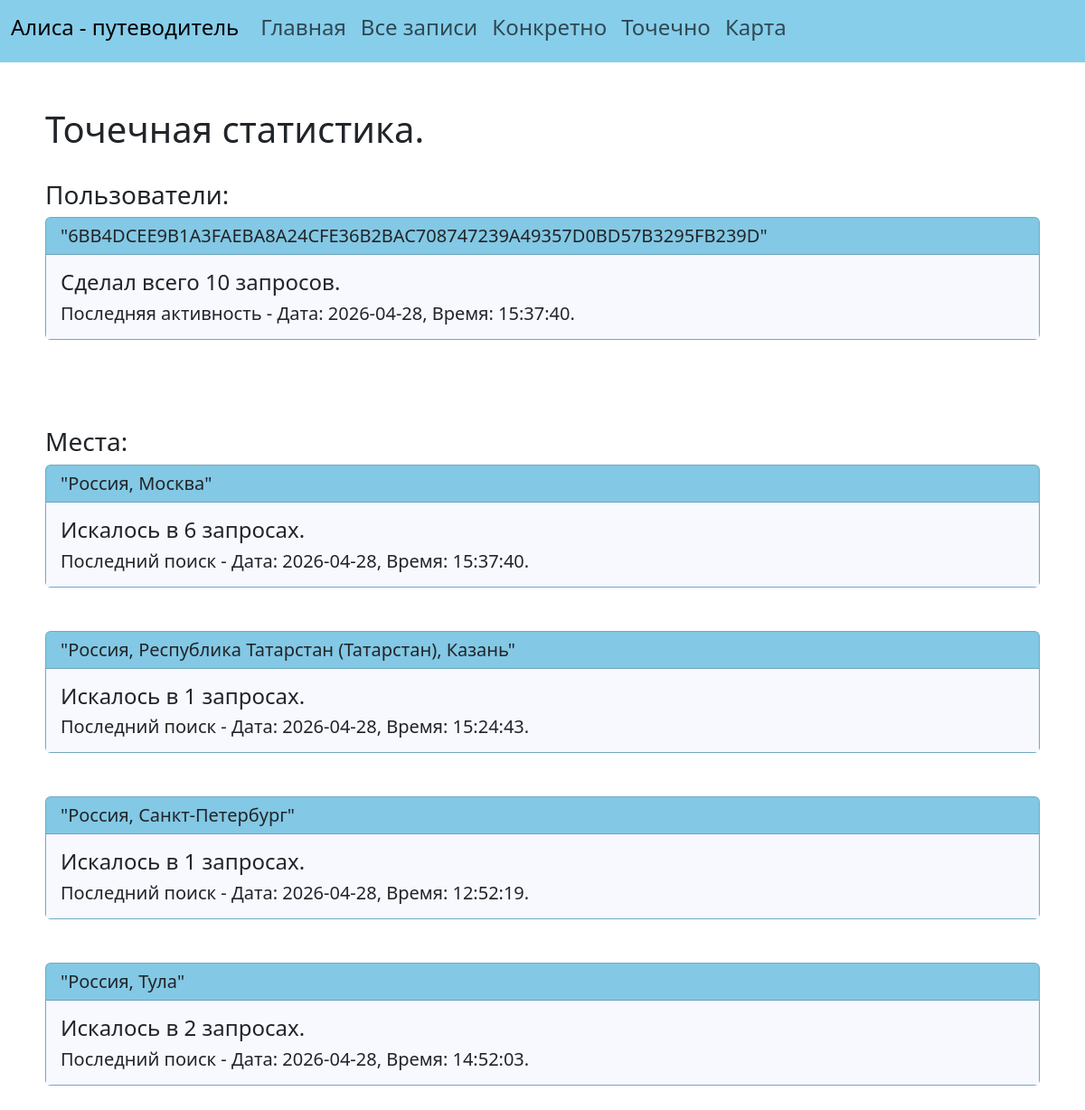
Page /statistics_of_users_and_places on the earlier database version.
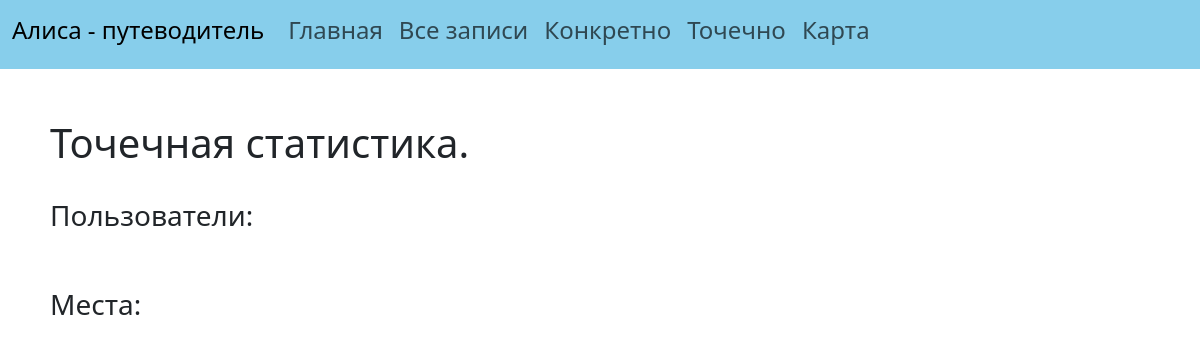
Same page on the later database version.
### data/statistics.py (models this page shows)
class Statistics(SqlAlchemyBase):
    __tablename__ = 'statistics'
    id = sqlalchemy.Column(sqlalchemy.Integer, primary_key=True, autoincrement=True)
    user_id = sqlalchemy.Column(sqlalchemy.String, nullable=True)
    url = sqlalchemy.Column(sqlalchemy.String, nullable=False)
    picture_id = sqlalchemy.Column(sqlalchemy.String, nullable=False)
    full_name_place = sqlalchemy.Column(sqlalchemy.String, nullable=False)
    created_date = sqlalchemy.Column(sqlalchemy.DateTime, default=datetime.datetime.now)

### main.py (the view)
@app.route('/statistics_of_users_and_places')
def statistics_of_users_and_places():
    db_sess = db_session.create_session()
    lines = db_sess.query(Statistics).all()
    list_of_users = sorted(list(set(list(map(lambda x: x.user_id, lines)))))
    transform_users = []
    for user in list_of_users:
        number_of_requests = len(list(filter(lambda x: x.user_id == user, lines)))
        last_time = max(list(map(lambda x: x.created_date, list(filter(lambda x: x.user_id == user,
                                                                       lines))))).strftime(
            "Дата: %Y-%m-%d, Время: %H:%M:%S")
        transform_users.append([user, number_of_requests, last_time])
    list_of_places = sorted(list(set(list(map(lambda x: x.full_name_place, lines)))))
    transform_places = []
    for place in list_of_places:
        number_of_requests = len(list(filter(lambda x: x.full_name_place == place, lines)))
        last_time = max(list(map(lambda x: x.created_date, list(filter(lambda x: x.full_name_place == place,
                                                                       lines))))).strftime(
            "Дата: %Y-%m-%d, Время: %H:%M:%S")
        transform_places.append([place, number_of_requests, last_time])
    return render_template('statistics_of_users_and_places.html',
                           list_of_users=transform_users, list_of_places=transform_places)

### data/db_session.py (called while the page is built)
def create_session() -> Session:
    global __factory
    return __factory()

### templates/statistics_of_users_and_places.html
{% extends "base.html"%}
{% set title = 'Точечная статистика' %}
{% block content %}
    <h1>Точечная статистика.</h1>
    <br>
    <h3>Пользователи:</h3>
    {% for user in list_of_users %}
        <div class="card" style="background-color: skyblue">
            <h5 class="card-header">"{{user[0]}}"</h5>
            <div class="card-body" style="background-color: ghostwhite">
                <h4 class="card-title">Сделал всего {{user[1]}} запросов.</h4>
                <h5 class="card-text">Последняя активность - {{user[2]}}.</h5>
            </div>
        </div>
        <br>
        <br>
    {% endfor %}
    <br>
    <br>
    <h3>Места:</h3>
    {% for place in list_of_places %}
        <div class="card" style="background-color: skyblue">
            <h5 class="card-header">"{{place[0]}}"</h5>
            <div class="card-body" style="background-color: ghostwhite">
                <h4 class="card-title">Искалось в {{place[1]}} запросах.</h4>
                <h5 class="card-text">Последний поиск - {{place[2]}}.</h5>
            </div>
        </div>
        <br>
        <br>
    {% endfor %}
{% endblock %}

Differences in the rows shown:
removed Statistics: user "6BB4DCEE9B1A3FAEBA8A24CFE36B2BAC708747239A49357D0BD57B3295FB239D", user "10", user "Дата: 2026-04-28, Время: 15:37:40", full_name_place "Россия, Москва", place "6", place "Дата: 2026-04-28, Время: 15:37:40"
removed Statistics: full_name_place "Россия, Республика Татарстан (Татарстан), Казань", place "1", place "Дата: 2026-04-28, Время: 15:24:43", shown under "Места:"
removed Statistics: full_name_place "Россия, Санкт-Петербург", place "1", place "Дата: 2026-04-28, Время: 12:52:19", shown under "Места:"
removed Statistics: full_name_place "Россия, Тула", place "2", place "Дата: 2026-04-28, Время: 14:52:03", shown under "Места:"
